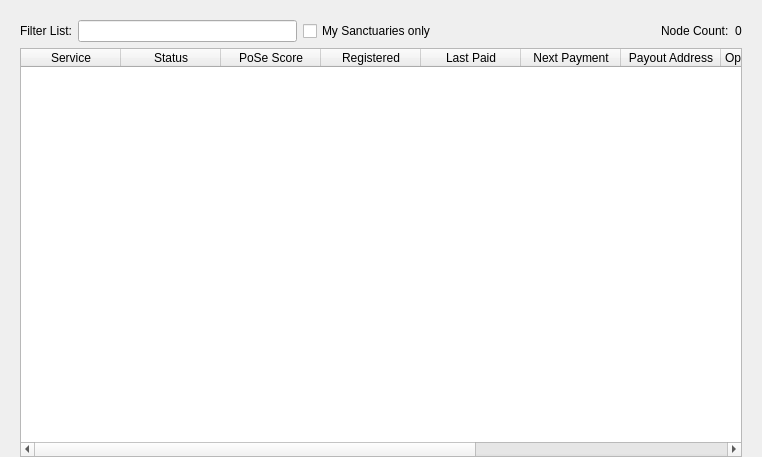
<?xml version="1.0" encoding="UTF-8"?>
<ui version="4.0">
 <class>MasternodeList</class>
 <widget class="QWidget" name="MasternodeList">
  <property name="geometry">
   <rect>
    <x>0</x>
    <y>0</y>
    <width>762</width>
    <height>457</height>
   </rect>
  </property>
  <property name="windowTitle">
   <string>Form</string>
  </property>
  <layout class="QVBoxLayout" name="topLayout">
   <property name="leftMargin">
    <number>20</number>
   </property>
   <property name="topMargin">
    <number>0</number>
   </property>
   <property name="rightMargin">
    <number>20</number>
   </property>
   <property name="bottomMargin">
    <number>0</number>
   </property>
   <item>
    <layout class="QVBoxLayout" name="verticalLayout">
     <property name="bottomMargin">
      <number>0</number>
     </property>
     <item>
      <spacer name="horizontalSpacer0">
       <property name="orientation">
        <enum>Qt::Horizontal</enum>
       </property>
       <property name="sizeHint" stdset="0">
        <size>
         <width>40</width>
         <height>20</height>
        </size>
       </property>
      </spacer>
     </item>
     <item>
      <layout class="QGridLayout" name="gridLayout_3">
       <item row="0" column="0">
        <layout class="QHBoxLayout" name="horizontalLayout_4">
         <property name="bottomMargin">
          <number>0</number>
         </property>
         <item>
          <widget class="QLabel" name="label_filter_2">
           <property name="text">
            <string>Filter List:</string>
           </property>
          </widget>
         </item>
         <item>
          <widget class="QLineEdit" name="filterLineEditDIP3">
           <property name="toolTip">
            <string>Filter sanctuary list</string>
           </property>
          </widget>
         </item>
         <item>
          <widget class="QCheckBox" name="checkBoxMyMasternodesOnly">
           <property name="toolTip">
            <string>Show only sanctuaries this wallet has keys for.</string>
           </property>
           <property name="text">
            <string>My Sanctuaries only</string>
           </property>
          </widget>
         </item>
         <item>
          <spacer name="horizontalSpacer_4">
           <property name="orientation">
            <enum>Qt::Horizontal</enum>
           </property>
           <property name="sizeHint" stdset="0">
            <size>
             <width>10</width>
             <height>20</height>
            </size>
           </property>
          </spacer>
         </item>
         <item>
          <widget class="QLabel" name="label_count_2">
           <property name="text">
            <string>Node Count:</string>
           </property>
          </widget>
         </item>
         <item>
          <widget class="QLabel" name="countLabelDIP3">
           <property name="text">
            <string>0</string>
           </property>
          </widget>
         </item>
        </layout>
       </item>
       <item row="1" column="0">
        <widget class="QTableWidget" name="tableWidgetMasternodesDIP3">
         <property name="editTriggers">
          <set>QAbstractItemView::NoEditTriggers</set>
         </property>
         <property name="alternatingRowColors">
          <bool>true</bool>
         </property>
         <property name="selectionMode">
          <enum>QAbstractItemView::SingleSelection</enum>
         </property>
         <property name="selectionBehavior">
          <enum>QAbstractItemView::SelectRows</enum>
         </property>
         <property name="sortingEnabled">
          <bool>true</bool>
         </property>
         <attribute name="horizontalHeaderStretchLastSection">
          <bool>true</bool>
         </attribute>
         <column>
          <property name="text">
           <string>Service</string>
          </property>
         </column>
         <column>
          <property name="text">
           <string>Status</string>
          </property>
         </column>
         <column>
          <property name="text">
           <string>PoSe Score</string>
          </property>
         </column>
         <column>
          <property name="text">
           <string>Registered</string>
          </property>
         </column>
         <column>
          <property name="text">
           <string>Last Paid</string>
          </property>
         </column>
         <column>
          <property name="text">
           <string>Next Payment</string>
          </property>
         </column>
         <column>
          <property name="text">
           <string>Payout Address</string>
          </property>
         </column>
         <column>
          <property name="text">
           <string>Operator Reward</string>
          </property>
         </column>
         <column>
          <property name="text">
           <string>Collateral Address</string>
          </property>
         </column>
         <column>
          <property name="text">
           <string>Owner Address</string>
          </property>
         </column>
         <column>
          <property name="text">
           <string>Voting Address</string>
          </property>
         </column>
        </widget>
       </item>
      </layout>
     </item>
    </layout>
   </item>
  </layout>
 </widget>
 <resources/>
 <connections/>
</ui>
